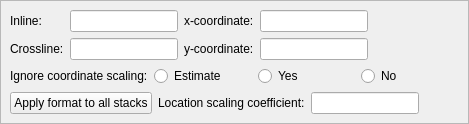
            <widget class="QFrame" name="formatChangeFrame">
             <property name="sizePolicy">
              <sizepolicy hsizetype="Expanding" vsizetype="Expanding">
               <horstretch>0</horstretch>
               <verstretch>0</verstretch>
              </sizepolicy>
             </property>
             <property name="toolTip">
              <string/>
             </property>
             <property name="frameShape">
              <enum>QFrame::StyledPanel</enum>
             </property>
             <property name="frameShadow">
              <enum>QFrame::Raised</enum>
             </property>
             <layout class="QGridLayout">
              <property name="margin">
               <number>9</number>
              </property>
              <property name="spacing">
               <number>6</number>
              </property>
              <item row="1" column="0">
               <layout class="QHBoxLayout">
                <property name="spacing">
                 <number>6</number>
                </property>
                <property name="margin">
                 <number>0</number>
                </property>
                <item>
                 <widget class="QLabel" name="bypassCoordinateLabel">
                  <property name="toolTip">
                   <string>Indicates whether coordinate scaling information should be used</string>
                  </property>
                  <property name="text">
                   <string>Ignore coordinate scaling:</string>
                  </property>
                 </widget>
                </item>
                <item>
                 <widget class="QRadioButton" name="bypassCoordinateEstimateRadioButton">
                  <property name="toolTip">
                   <string>&lt;qt&gt;Estimate the coordinate scaling.</string>
                  </property>
                  <property name="text">
                   <string>Estimate</string>
                  </property>
                 </widget>
                </item>
                <item>
                 <widget class="QRadioButton" name="bypassCoordinateYesRadioButton">
                  <property name="toolTip">
                   <string>&lt;qt&gt;Ignor coordinate scaling.</string>
                  </property>
                  <property name="text">
                   <string>Yes</string>
                  </property>
                 </widget>
                </item>
                <item>
                 <widget class="QRadioButton" name="bypassCoordinateNoRadioButton">
                  <property name="toolTip">
                   <string>&lt;qt&gt;Define coordinate scaling.</string>
                  </property>
                  <property name="text">
                   <string>No</string>
                  </property>
                 </widget>
                </item>
               </layout>
              </item>
              <item row="0" column="0">
               <layout class="QGridLayout">
                <property name="margin">
                 <number>0</number>
                </property>
                <property name="spacing">
                 <number>6</number>
                </property>
                <item row="0" column="0">
                 <widget class="QLabel" name="inline_label">
                  <property name="toolTip">
                   <string>The byte location for the inline in the trace header</string>
                  </property>
                  <property name="text">
                   <string>Inline:</string>
                  </property>
                  <property name="buddy">
                   <cstring>crosslineLineEdit</cstring>
                  </property>
                 </widget>
                </item>
                <item row="1" column="3">
                 <widget class="QLineEdit" name="yCoordLineEdit">
                  <property name="maximumSize">
                   <size>
                    <width>200</width>
                    <height>16777215</height>
                   </size>
                  </property>
                  <property name="toolTip">
                   <string>The byte location for the y-coordinate in the trace header</string>
                  </property>
                  <property name="styleSheet">
                   <string notr="true"/>
                  </property>
                 </widget>
                </item>
                <item row="1" column="1">
                 <widget class="QLineEdit" name="crosslineLineEdit">
                  <property name="maximumSize">
                   <size>
                    <width>200</width>
                    <height>16777215</height>
                   </size>
                  </property>
                  <property name="toolTip">
                   <string>The byte location for the crossline in the trace header</string>
                  </property>
                  <property name="styleSheet">
                   <string notr="true"/>
                  </property>
                 </widget>
                </item>
                <item row="0" column="3">
                 <widget class="QLineEdit" name="xCoordLineEdit">
                  <property name="maximumSize">
                   <size>
                    <width>200</width>
                    <height>16777215</height>
                   </size>
                  </property>
                  <property name="toolTip">
                   <string>The byte location for the x-coordinate in the trace header</string>
                  </property>
                  <property name="styleSheet">
                   <string notr="true"/>
                  </property>
                 </widget>
                </item>
                <item row="0" column="1">
                 <widget class="QLineEdit" name="inlineLineEdit">
                  <property name="maximumSize">
                   <size>
                    <width>200</width>
                    <height>16777215</height>
                   </size>
                  </property>
                  <property name="toolTip">
                   <string>The byte location for the inline in the trace header</string>
                  </property>
                  <property name="styleSheet">
                   <string notr="true"/>
                  </property>
                 </widget>
                </item>
                <item row="1" column="0">
                 <widget class="QLabel" name="crossline_label">
                  <property name="toolTip">
                   <string>The byte location for the crossline in the trace header</string>
                  </property>
                  <property name="text">
                   <string>Crossline:</string>
                  </property>
                  <property name="buddy">
                   <cstring>crosslineLineEdit</cstring>
                  </property>
                 </widget>
                </item>
                <item row="1" column="2">
                 <widget class="QLabel" name="y_coord_label">
                  <property name="toolTip">
                   <string>The byte location for the y-coordinate in the trace header</string>
                  </property>
                  <property name="text">
                   <string>y-coordinate:</string>
                  </property>
                  <property name="buddy">
                   <cstring>crosslineLineEdit</cstring>
                  </property>
                 </widget>
                </item>
                <item row="0" column="2">
                 <widget class="QLabel" name="x_coord_label">
                  <property name="toolTip">
                   <string>The byte location for the x-coordinate in the trace header</string>
                  </property>
                  <property name="text">
                   <string>x-coordinate:</string>
                  </property>
                  <property name="buddy">
                   <cstring>xCoordLineEdit</cstring>
                  </property>
                 </widget>
                </item>
                <item row="0" column="4">
                 <spacer>
                  <property name="orientation">
                   <enum>Qt::Horizontal</enum>
                  </property>
                  <property name="sizeHint" stdset="0">
                   <size>
                    <width>40</width>
                    <height>20</height>
                   </size>
                  </property>
                 </spacer>
                </item>
               </layout>
              </item>
              <item row="2" column="0">
               <layout class="QHBoxLayout">
                <property name="spacing">
                 <number>6</number>
                </property>
                <property name="margin">
                 <number>0</number>
                </property>
                <item>
                 <widget class="QPushButton" name="applyToAllStacksPushButton">
                  <property name="toolTip">
                   <string>&lt;qt&gt; Copies all stack properties of this stack to the other stacks. Does not copy File name and Offset angle, and only copies wavelet filename to the stacks with no current wavelet filename</string>
                  </property>
                  <property name="text">
                   <string>Apply format to all stacks</string>
                  </property>
                 </widget>
                </item>
                <item>
                 <widget class="QLabel" name="location_scaling_label">
                  <property name="toolTip">
                   <string>&lt;qt&gt;Integer for location scaling.</string>
                  </property>
                  <property name="text">
                   <string>Location scaling coefficient:</string>
                  </property>
                  <property name="buddy">
                   <cstring>locationScalingLineEdit</cstring>
                  </property>
                 </widget>
                </item>
                <item>
                 <widget class="QLineEdit" name="locationScalingLineEdit">
                  <property name="toolTip">
                   <string>&lt;qt&gt;Integer for location scaling.</string>
                  </property>
                 </widget>
                </item>
                <item>
                 <spacer>
                  <property name="orientation">
                   <enum>Qt::Horizontal</enum>
                  </property>
                  <property name="sizeHint" stdset="0">
                   <size>
                    <width>40</width>
                    <height>20</height>
                   </size>
                  </property>
                 </spacer>
                </item>
               </layout>
              </item>
             </layout>
            </widget>
